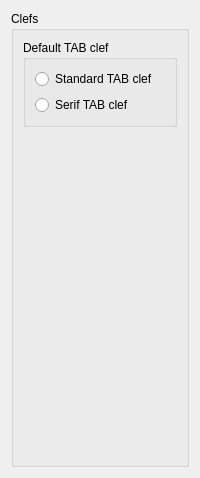
     <widget class="QWidget" name="Page8">
      <layout class="QVBoxLayout" name="verticalLayout_27">
       <property name="spacing">
        <number>0</number>
       </property>
       <item>
        <widget class="QGroupBox" name="groupBox_17">
         <property name="title">
          <string>Clefs</string>
         </property>
         <layout class="QVBoxLayout" name="verticalLayout_28">
          <item>
           <widget class="QGroupBox" name="groupBox_18">
            <property name="title">
             <string>Default TAB clef</string>
            </property>
            <layout class="QVBoxLayout" name="verticalLayout_29">
             <item>
              <widget class="QRadioButton" name="clefTab1">
               <property name="text">
                <string>Standard TAB clef</string>
               </property>
              </widget>
             </item>
             <item>
              <widget class="QRadioButton" name="clefTab2">
               <property name="text">
                <string>Serif TAB clef</string>
               </property>
              </widget>
             </item>
            </layout>
           </widget>
          </item>
          <item>
           <spacer name="verticalSpacer_15">
            <property name="orientation">
             <enum>Qt::Vertical</enum>
            </property>
            <property name="sizeHint" stdset="0">
             <size>
              <width>20</width>
              <height>328</height>
             </size>
            </property>
           </spacer>
          </item>
         </layout>
        </widget>
       </item>
      </layout>
     </widget>
